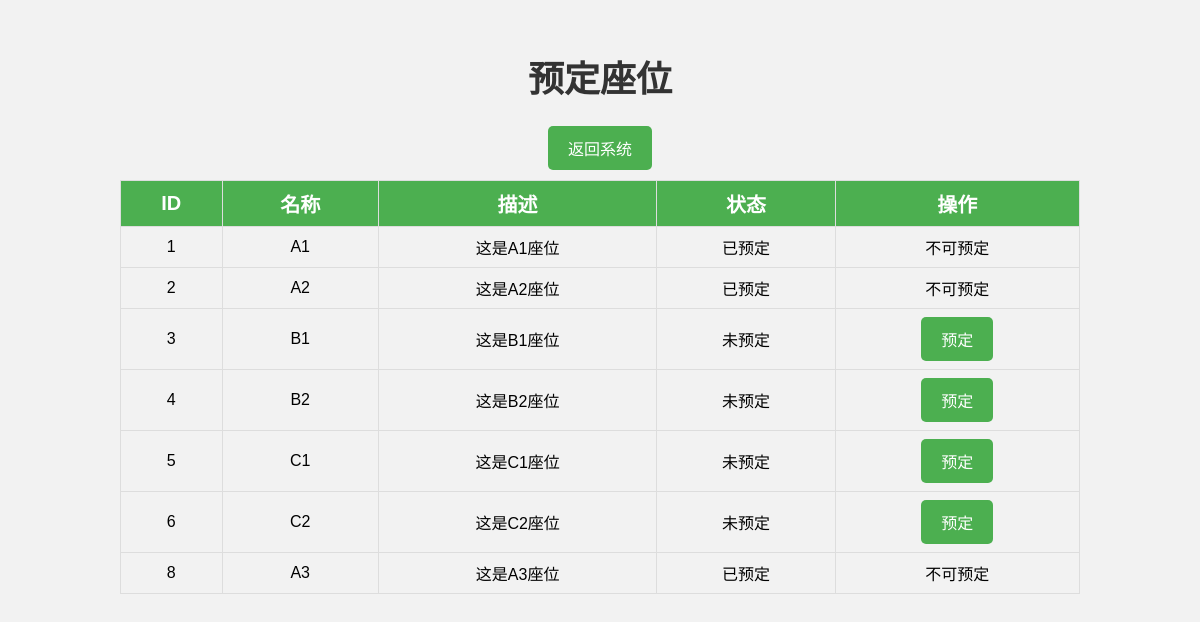
/php/choice_seat.php (signed in), run on the app's committed database.
### tables this page shows
CREATE TABLE `seats`  (
  `id` int(11) NOT NULL AUTO_INCREMENT,
  `name` varchar(255) NULL DEFAULT NULL,
  `description` text NULL,
  `status` int(11) NULL DEFAULT 0,
  PRIMARY KEY (`id`) USING BTREE
);

### php/choice_seat.php (the view, shortened to what this page needs)
<!DOCTYPE html>
<html>
<head>
</head>
<body>
    <h1>预定座位</h1>
    <div class="add">
        <a href="home.php"> 返回系统</a>
    </div>
    <table border="1">
        <tr>
            <th>ID</th>
            <th>名称</th>
            <th>描述</th>
            <th>状态</th>
            <th>操作</th>
        </tr>
        <?php
        include('config.php');
        $sql = "SELECT * FROM seats";
        $result = mysqli_query($con, $sql);
        while ($row = mysqli_fetch_assoc($result)) {
            echo "<tr>";
            echo "<td>" . $row["id"] . "</td>";
            echo "<td>" . $row["name"] . "</td>";
            echo "<td>" . $row["description"] . "</td>";
            if ($row["status"] == 0) {
                echo "<td>未预定</td>";
                echo "<td><a href='seat_booking.php?seat_id=" . $row["id"] . "&user_id=" . $_SESSION['user_id'] . "'>预定</a></td>";
            } else {
                echo "<td>已预定</td>";
                echo "<td>不可预定</td>";
            }
            echo "</tr>";
        }
        ?>
    </table>
</body>
</html>

### php/choice_seat.php (style rules this page uses)
body { background-color: #f2f2f2; font-family: Arial, sans-serif; margin: 0; padding: 0; text-align: center; }
h1 { color: #333; font-size: 36px; margin-top: 50px; }
table { border-collapse: collapse; margin: auto; width: 80%; }
th, td { border: 1px solid #ddd; padding: 8px; text-align: left; text-align: center; }
th { background-color: #4CAF50; color: white; font-size: 20px; font-weight: bold; text-align: center; }
tr:nth-child(even) { background-color: #f2f2f2; }
a { color: #fff; background-color: #4CAF50; border-radius: 5px; display: inline-block; font-size: 16px; padding: 10px 20px; text-decoration: none; transition: background-color 0.3s ease; }
.add { margin: 10px 0; }

### data on the page
seats: id "1", name "A1", description "这是A1座位", status "已预定"
seats: id "2", name "A2", description "这是A2座位", status "已预定"
seats: id "3", name "B1", description "这是B1座位"
seats: id "4", name "B2", description "这是B2座位"
seats: id "5", name "C1", description "这是C1座位"
seats: id "6", name "C2", description "这是C2座位"
seats: id "8", name "A3", description "这是A3座位", status "已预定"
